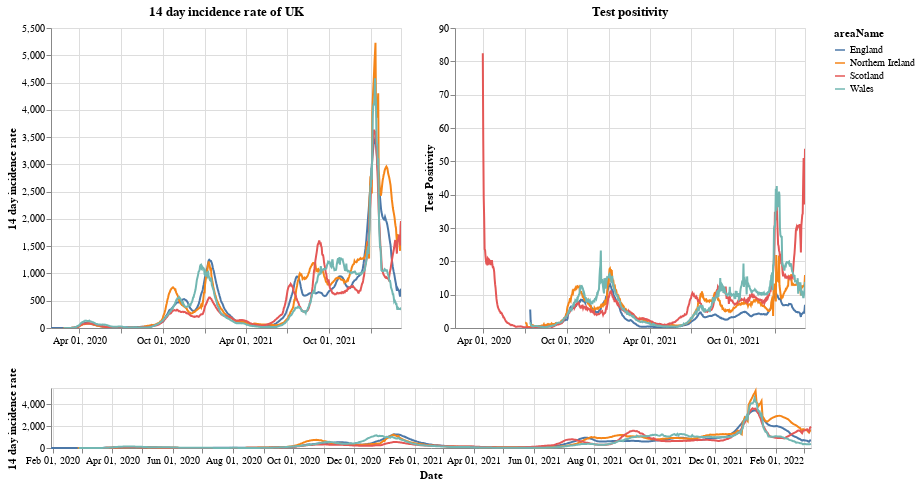

The cell this chart's notebook holds for it:
### Markdown cell above
# Plots

First a plot with each country in the UK. The top right shows the positivity rate for (which is the percentage of registered tests which were positive) while the top left is the 14 day incidence rate. The bottom chart can be used to select the timeframe (does not work on a mobile device).

### Code cell
#collapse
brush = alt.selection(type='interval', name='DateBrush',encodings=['x'],fields=['Time'])
leg_selection = alt.selection_multi(fields=['areaName'], bind='legend')

base = alt.Chart(uk_cases).mark_line().encode(
    x=alt.X("yearmonthdate(date):T", axis=alt.Axis(title='Date')),
    y=alt.Y("twoWeeklyCasesRate:Q", axis=alt.Axis(title='14 day incidence rate')),
    tooltip=['areaName', 'date','twoWeeklyCasesRate', 'testPositivity'],
    color='areaName',
    opacity=alt.condition(leg_selection, alt.value(2), alt.value(0.1))
).add_selection(leg_selection).properties(width=350)

upper = base.encode(alt.X('yearmonthdate(date):T', axis=alt.Axis(title=''),
                         scale=alt.Scale(domain=brush))
                   ).properties(title=f'14 day incidence rate of UK')
upper_right = upper.encode(alt.Y('testPositivity:Q', axis=alt.Axis(title='Test Positivity'))).properties(title='Test positivity')
lower = base.properties(height=60, width = 760).add_selection(brush)

(upper | upper_right) & lower

### Figure 1 — Vega-Lite specification as saved in the notebook (floating-point values rounded to 4 significant figures; data arrays with more than 128 entries replaced by an {"elided": "..."} marker saying what was removed)
{"config": {"view": {"continuousWidth": 400, "continuousHeight": 300}}, "vconcat": [{"hconcat": [{"mark": "line", "encoding": {"color": {"type": "nominal", "field": "areaName"}, "opacity": {"condition": {"value": 2, "selection": "selector001"}, "value": 0.1}, "tooltip": [{"type": "nominal", "field": "areaName"}, {"type": "temporal", "field": "date"}, {"type": "quantitative", "field": "twoWeeklyCasesRate"}, {"type": "quantitative", "field": "testPositivity"}], "x": {"type": "temporal", "axis": {"title": ""}, "field": "date", "scale": {"domain": {"selection": "DateBrush"}}, "timeUnit": "yearmonthdate"}, "y": {"type": "quantitative", "axis": {"title": "14 day incidence rate"}, "field": "twoWeeklyCasesRate"}}, "selection": {"selector001": {"type": "multi", "fields": ["areaName"], "bind": "legend"}}, "title": "14 day incidence rate of UK", "width": 350}, {"mark": "line", "encoding": {"color": {"type": "nominal", "field": "areaName"}, "opacity": {"condition": {"value": 2, "selection": "selector001"}, "value": 0.1}, "tooltip": [{"type": "nominal", "field": "areaName"}, {"type": "temporal", "field": "date"}, {"type": "quantitative", "field": "twoWeeklyCasesRate"}, {"type": "quantitative", "field": "testPositivity"}], "x": {"type": "temporal", "axis": {"title": ""}, "field": "date", "scale": {"domain": {"selection": "DateBrush"}}, "timeUnit": "yearmonthdate"}, "y": {"type": "quantitative", "axis": {"title": "Test Positivity"}, "field": "testPositivity"}}, "selection": {"selector001": {"type": "multi", "fields": ["areaName"], "bind": "legend"}}, "title": "Test positivity", "width": 350}]}, {"mark": "line", "encoding": {"color": {"type": "nominal", "field": "areaName"}, "opacity": {"condition": {"value": 2, "selection": "selector001"}, "value": 0.1}, "tooltip": [{"type": "nominal", "field": "areaName"}, {"type": "temporal", "field": "date"}, {"type": "quantitative", "field": "twoWeeklyCasesRate"}, {"type": "quantitative", "field": "testPositivity"}], "x": {"type": "temporal", "axis": {"title": "Date"}, "field": "date", "timeUnit": "yearmonthdate"}, "y": {"type": "quantitative", "axis": {"title": "14 day incidence rate"}, "field": "twoWeeklyCasesRate"}}, "height": 60, "selection": {"selector001": {"type": "multi", "fields": ["areaName"], "bind": "legend"}, "DateBrush": {"type": "interval", "encodings": ["x"], "fields": ["Time"]}}, "width": 760}], "data": {"name": "data-6bee2139cba448008a572b81e3356c35"}, "$schema": "https://vega.github.io/schema/vega-lite/v4.8.1.json", "datasets": {"data-6bee2139cba448008a572b81e3356c35": {"elided": "2992 records"}}}
